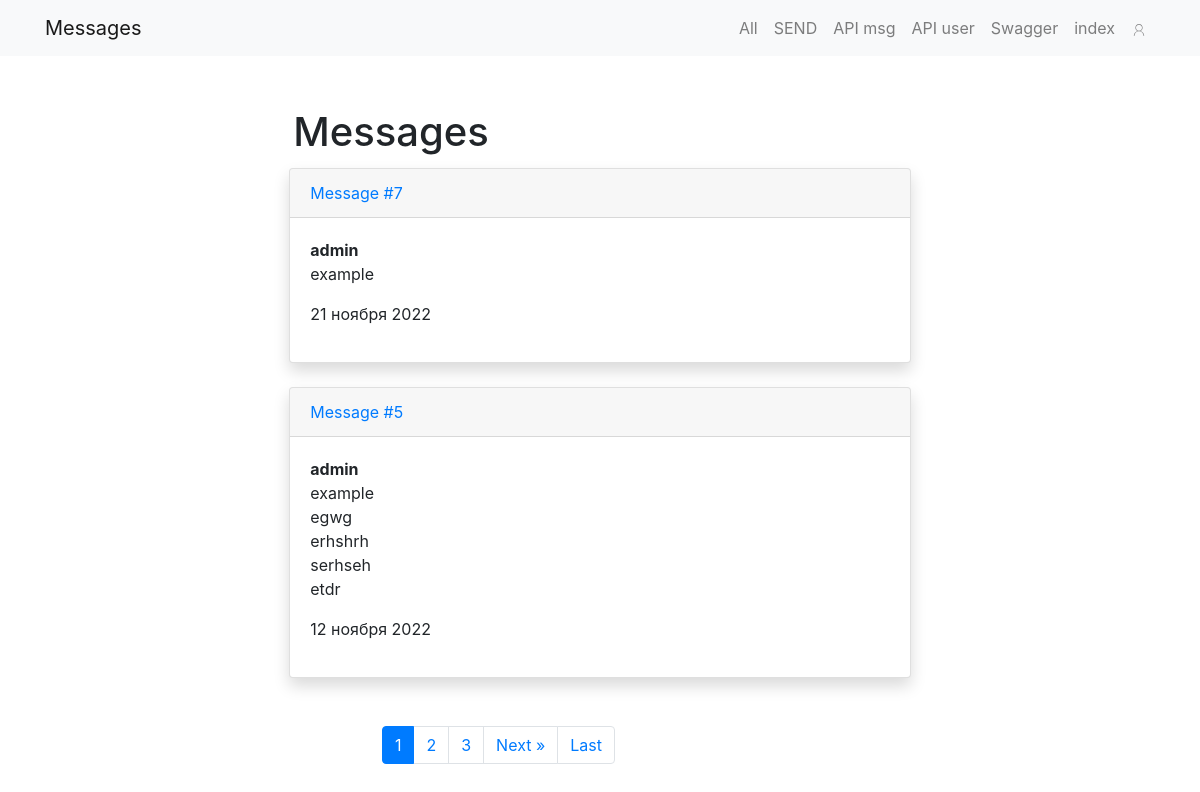
/msg1/ (signed in), run on an earlier commit of the app's database.
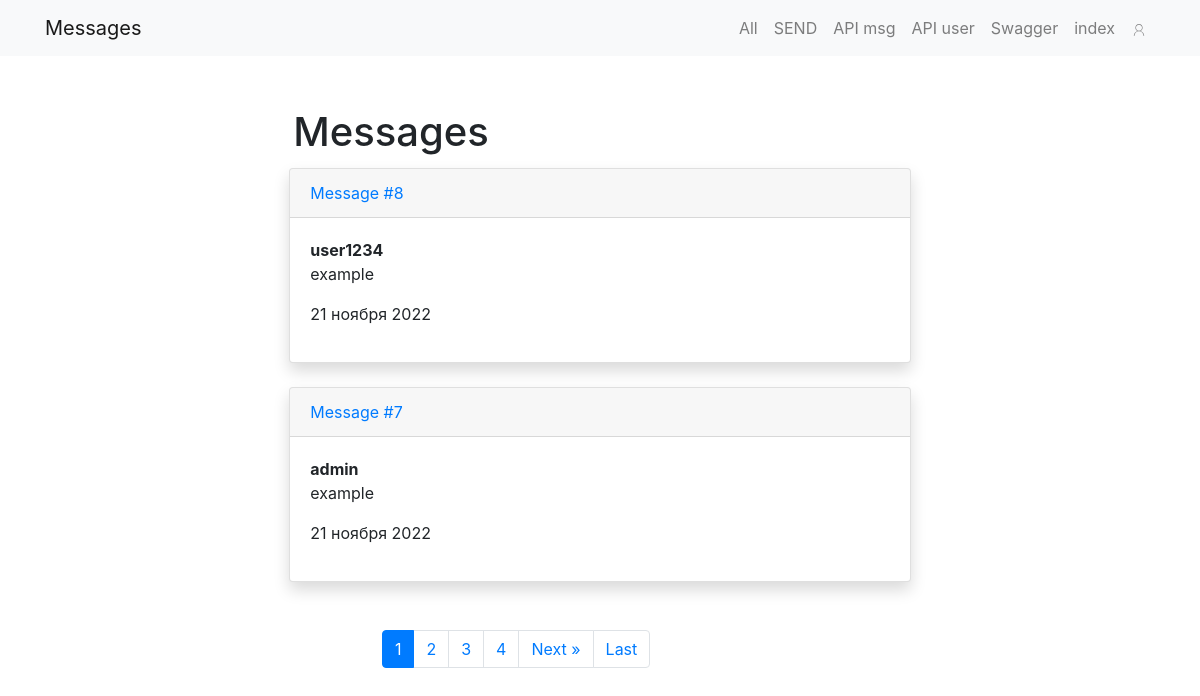
And on a later commit of the database.
### FORM_MSG/models.py (models this page shows, shortened)
class Message(models.Model):
    author = models.ForeignKey(to=User, related_name='messages', on_delete=models.CASCADE)
    id = models.BigAutoField(null=False, unique=True, primary_key=True,
                             auto_created=True)  # limit int remove (max_length)
    name = models.CharField(null=False, max_length=10, blank=False)
    text = models.TextField(null=False, max_length=100, blank=False)
    accept_terms = models.BooleanField(null=False, default=False, verbose_name='Согласен с правилами', blank=False)
    file = models.FileField(null=True, upload_to='form_files/', blank=True)
    image = models.ImageField(null=True, upload_to='form_imgs/', blank=True)
    created_date = models.DateTimeField(null=False, auto_now_add=True)
    updated_date = models.DateTimeField(null=False, auto_now=True)

### FORM_MSG/views.py (the view)
# urls.py: path('', views.msg_list, name='msg_list'),
@login_required()
def msg_list(request):
    title = "Messages"
    btn_caption = ""
    template = "form_msg/msg_list.html"
    msgs_data = Message.objects.select_related('author').values('id', 'author__username', 'text',
                                                                'created_date').order_by('-created_date')
    paginator = Paginator(msgs_data, 2)
    page_number = request.GET.get("page")
    page = paginator.get_page(page_number)
    return render(request, template_name=template,
                  context={"title": title, "msgs_data": page, "page": page})

### FORM_MSG/templates/form_msg/msg_list.html (shortened to what this page needs)
{% extends 'form_msg/base_msg.html' %}
{% load static %}
{% load custom_tags %}
{% block content %}
    <div class="row justify-content-center">
        <div class="col-md-7 p-5">
            <h1 class="p-1">Messages</h1>
            {% if msgs_data %}
                {% for msg in msgs_data %}
                    {% include 'form_msg/card_item_msg.html' %}
                {% endfor %}
            {% else %}
                Empty
            {% endif %}
            {% if page.has_other_pages %}
            {% with page as page_obj %}
            {% include 'form_msg/includes/paginator.html' %}
            {% endwith %}
            {% endif %}
        </div>
    </div>
{% endblock %}

### FORM_MSG/templates/form_msg/card_item_msg.html (shortened to what this page needs)
<div class="card mb-4 shadow justify-content-center">
    {% if not is_get_msg %}
    <div class="card-header"><a href="{% url 'form_msg:show_msg' pk=msg.id %}">Message #{{ msg.id }}</a></div>
    {% endif %}
    <div class="card-body">
        <p class="card-text">
            <strong class="d-block">{{ msg.author__username }}</strong>
            {{ msg.text|linebreaksbr }}
        </p>
        <div class="d-flex justify-content-between align-items-center">
            <p class=="text-muted">{{ msg.created_date|date:"d E Y" }}</p>
        </div>
    </div>
</div>

What changed in the data, as far as the page shows it:
no longer on this page (row unchanged): Message: id "5", author__username "admin", text "example egwg erhshrh serhseh etdr", created_date "12 ноября 2022"
added Message: id "8", author__username "user1234", text "example", created_date "21 ноября 2022"
Also different on the page:
new list line: "4"
